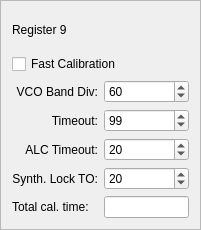
  <widget class="QFrame" name="frame_reg_9">
   <property name="geometry">
    <rect>
     <x>450</x>
     <y>390</y>
     <width>201</width>
     <height>230</height>
    </rect>
   </property>
   <property name="frameShape">
    <enum>QFrame::StyledPanel</enum>
   </property>
   <property name="frameShadow">
    <enum>QFrame::Raised</enum>
   </property>
   <layout class="QGridLayout" name="gridLayout_6">
    <item row="0" column="0" colspan="2">
     <widget class="QLabel" name="label_48">
      <property name="text">
       <string>Register 9</string>
      </property>
     </widget>
    </item>
    <item row="1" column="0" colspan="2">
     <widget class="QCheckBox" name="r9_fast_cal">
      <property name="text">
       <string>Fast Calibration</string>
      </property>
     </widget>
    </item>
    <item row="2" column="0">
     <widget class="QLabel" name="label_44">
      <property name="text">
       <string>VCO Band Div:</string>
      </property>
      <property name="alignment">
       <set>Qt::AlignRight|Qt::AlignTrailing|Qt::AlignVCenter</set>
      </property>
     </widget>
    </item>
    <item row="2" column="1">
     <widget class="QSpinBox" name="r9_vco_div">
      <property name="minimum">
       <number>1</number>
      </property>
      <property name="maximum">
       <number>255</number>
      </property>
      <property name="value">
       <number>60</number>
      </property>
     </widget>
    </item>
    <item row="3" column="0">
     <widget class="QLabel" name="label_43">
      <property name="text">
       <string>Timeout:</string>
      </property>
      <property name="alignment">
       <set>Qt::AlignRight|Qt::AlignTrailing|Qt::AlignVCenter</set>
      </property>
     </widget>
    </item>
    <item row="3" column="1">
     <widget class="QSpinBox" name="r9_to">
      <property name="minimum">
       <number>1</number>
      </property>
      <property name="maximum">
       <number>1023</number>
      </property>
      <property name="value">
       <number>99</number>
      </property>
     </widget>
    </item>
    <item row="4" column="0">
     <widget class="QLabel" name="label_45">
      <property name="text">
       <string>ALC Timeout:</string>
      </property>
      <property name="alignment">
       <set>Qt::AlignRight|Qt::AlignTrailing|Qt::AlignVCenter</set>
      </property>
     </widget>
    </item>
    <item row="4" column="1">
     <widget class="QSpinBox" name="r9_alc_to">
      <property name="minimum">
       <number>1</number>
      </property>
      <property name="maximum">
       <number>31</number>
      </property>
      <property name="value">
       <number>20</number>
      </property>
     </widget>
    </item>
    <item row="5" column="0">
     <widget class="QLabel" name="label_46">
      <property name="text">
       <string>Synth. Lock TO:</string>
      </property>
      <property name="alignment">
       <set>Qt::AlignRight|Qt::AlignTrailing|Qt::AlignVCenter</set>
      </property>
     </widget>
    </item>
    <item row="5" column="1">
     <widget class="QSpinBox" name="r9_lock_to">
      <property name="minimum">
       <number>1</number>
      </property>
      <property name="maximum">
       <number>31</number>
      </property>
      <property name="value">
       <number>20</number>
      </property>
     </widget>
    </item>
    <item row="6" column="0">
     <widget class="QLabel" name="label_47">
      <property name="text">
       <string>Total cal. time:</string>
      </property>
     </widget>
    </item>
    <item row="6" column="1">
     <widget class="QLineEdit" name="r9_total_value"/>
    </item>
   </layout>
  </widget>
